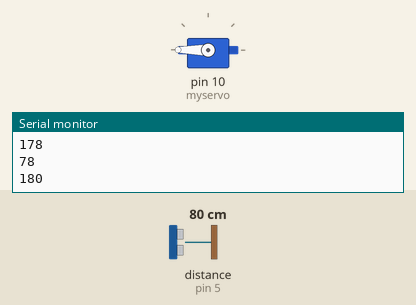
Simulated run of this sketch. Board: Arduino Uno, built with avr-gcc and run on an emulated ATmega328P. Parts: servo, the last lines printed to the serial monitor. Wiring (inferred from the names in the program): ultrasonic range finder: trigger pin 6; echo pin 5. The inputs (shaded band) are chosen by the test bench; at power-on: distance to the obstacle (sensor on pin 5) 80 cm. The echo pulse lasts 58.3 µs per cm.

Above: at 1.43 s.
At 4.24 s:
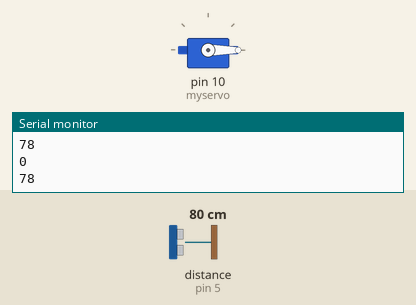
4.3 s: distance to the obstacle (sensor on pin 5) set to 299 cm
At 6.5 s:
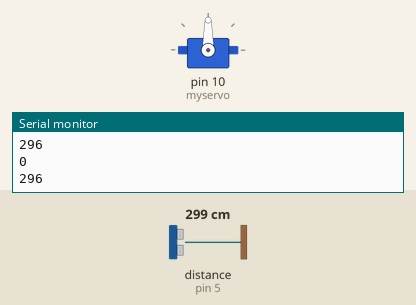
Timing chart, 0 to 8.0 s (numbered marks = the images above; inputs shaded):
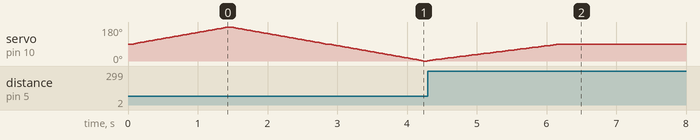

The sketch:

Bunty.ino
```cpp
// <<--Includes-->>>
#include <Servo.h>


// <<--Declarations-->>
Servo myservo;  // create servo object to control a servo
int servo_pos = 90;    // variable to store the servo position

// Ultra-sonic sensor
const int trigPin = 6;
const int echoPin = 5;
long duration;
int distance;

int loop_counter = 0;
int servo_loop_counter = 0;

// Keep Serial_print controlled with following options:
// 0 --> VERBOSE | Print early, often and everything
// 1 --> IMP | Print only important stuff

//int servo_speed_fast = 15
bool is_servo_on = false; // Flag to decide if servo should move

//typedef struct {
//  int angle;
//  int distance;
//} Distance_At_Angle;
//
//Distance_At_Angle distance_at_angle[90];
const int distance_at_angle_count = 180;
int distance_at_angle[distance_at_angle_count] = {};

void setup() {
  // put your setup code here, to run once:

  Serial.begin(9600);

  setup_servo();
  delay(20);
  start_servo();

  setup_distance_sensor();
}

void loop() {
  // put your main code here, to run repeatedly:

  //  Serial.println("loop running");
  //  Serial.println(loop_counter);
  //  loop_counter += 1;

  move_servo();

}


// ||------------------------>>>>>>>>>>____Servo____<<<<<<<<<<------------------------||
void move_servo() {

  if (is_servo_on == true) {
      Serial.println("servo_loop running");
      Serial.println(servo_loop_counter);

    for (servo_pos = 90; servo_pos <= 180; servo_pos += 2) {
      myservo.write(servo_pos);    // go to this position
      Serial.println(servo_pos);
      get_distance();
      distance_at_angle[servo_pos] = distance;
      delay(25);
    }
    for (servo_pos = 180; servo_pos >= 90; servo_pos -= 2) {
      myservo.write(servo_pos);
      Serial.println(servo_pos);
      get_distance();
      distance_at_angle[servo_pos] = distance;
      delay(25);
    }
    for (servo_pos = 90; servo_pos >= 0; servo_pos -= 2) {
      myservo.write(servo_pos);
      Serial.println(servo_pos);
      get_distance();
      distance_at_angle[servo_pos] = distance;
      delay(25);
    }
    for (servo_pos = 0; servo_pos <= 90; servo_pos += 2) {
      myservo.write(servo_pos);
      Serial.println(servo_pos);
      get_distance();
      distance_at_angle[servo_pos] = distance;
      delay(25);
    }
    stop_servo();
    delay(15);
    for(int i = 0; i < distance_at_angle_count; i++) {
      Serial.println(distance_at_angle[i]);
    }

 }
 servo_loop_counter += 1;
}

void setup_servo() {
  myservo.attach(10);
  reset_servo_forward();
}

void reset_servo_forward() {
  servo_pos = 90;
    myservo.write(servo_pos);
    delay(15);
}

void reset_servo_left() {
  servo_pos = 0;
    myservo.write(servo_pos);
    delay(15);
}

void reset_servo_right() {
  servo_pos = 180;
    myservo.write(servo_pos);
    delay(15);
}

void stop_servo() {
  reset_servo_forward();
  is_servo_on = false;
}

void start_servo() {
  Serial.println("Start Servo called");
  is_servo_on = true;
  reset_servo_forward();
}

void toggle_servo() {
  if (is_servo_on) {
    stop_servo();
  }
  else {
    start_servo();
  }
}

// ||------------------------<<<<<<<<<<____Servo____>>>>>>>>>>------------------------||

// ||------------------------>>>>>>>>>>____Ultra-Sonic-Distance-Measuring-Unit____<<<<<<<<<<------------------------||

void setup_distance_sensor() {
  pinMode(trigPin, OUTPUT); // Sets the trigPin as an Output
  pinMode(echoPin, INPUT); // Sets the echoPin as an Input
  digitalWrite(trigPin, LOW);
  delayMicroseconds(2);
}

void get_distance() {
    // Sets the trigPin on HIGH state for 10 micro seconds
  digitalWrite(trigPin, HIGH);
  delayMicroseconds(10);
  digitalWrite(trigPin, LOW);
  // Reads the echoPin, returns the sound wave travel time in microseconds
  duration = pulseIn(echoPin, HIGH);
  // Calculating the distance
  distance = duration * 0.034 / 2;
  Serial.println(distance);
}

// ||------------------------<<<<<<<<<<____Ultra-Sonic-Distance-Measuring-Unit____>>>>>>>>>>------------------------||

void debug_print(String str, int priority = 0) {
  Serial.println(str);
}
```
